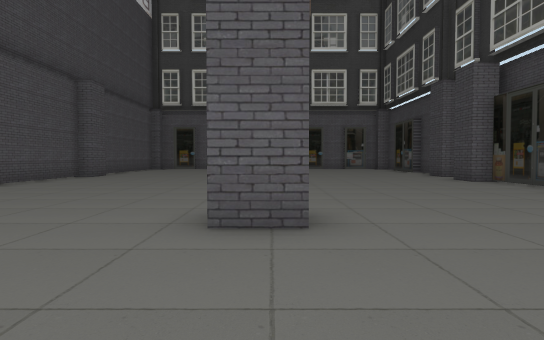
view 1 (above)

15 first-person views from a walk through a Unity game level. The camera is 1.3 m above the floor, tilts 2° down and sees 75° across. The floor is counted in squares, 2 m on a side. Each view is taken from the middle of a square. On the plan, view 1 faces up. The plan holds only what a view shows up to about 10 squares ahead; the rest is blank. The place goes on beyond the plan.

view 2
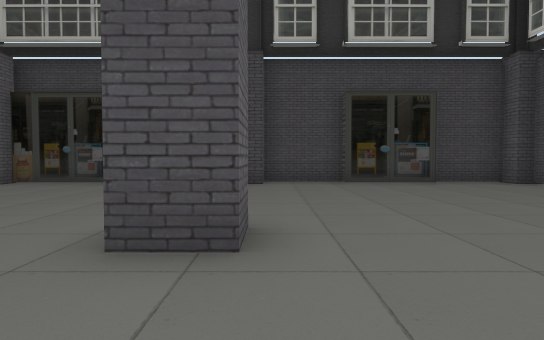

view 3
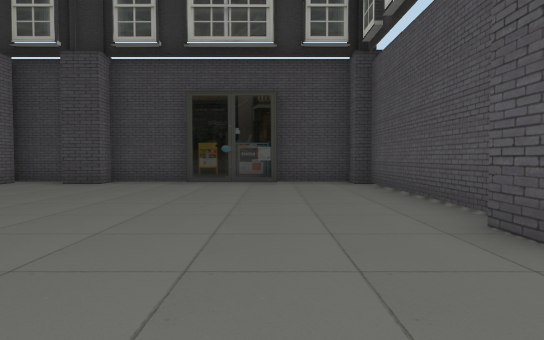

view 4
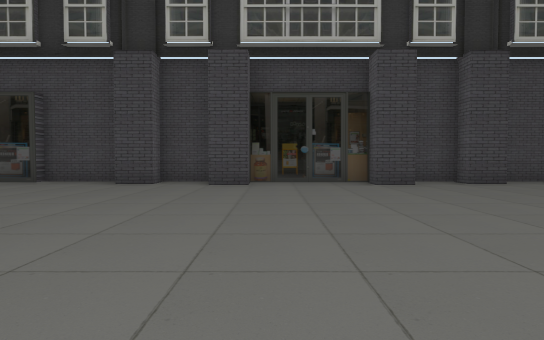

view 5
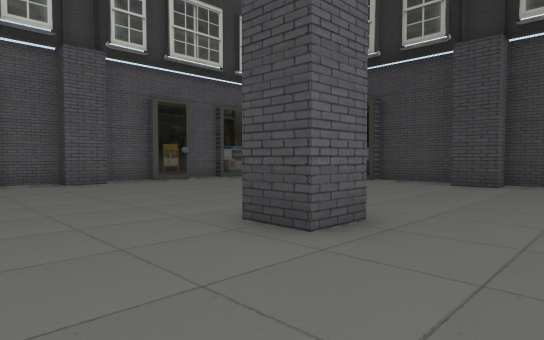

view 6
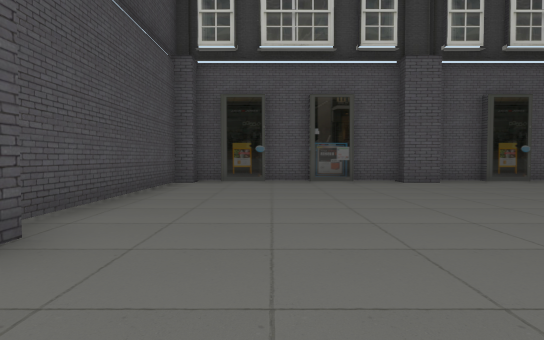

view 7
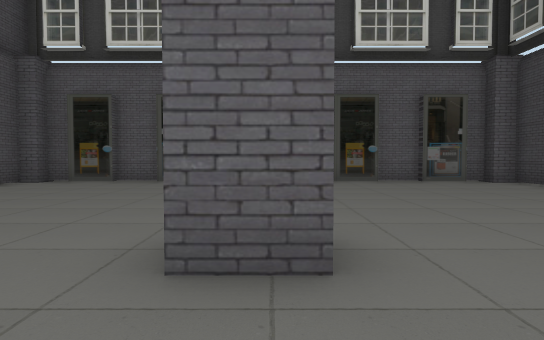

view 8
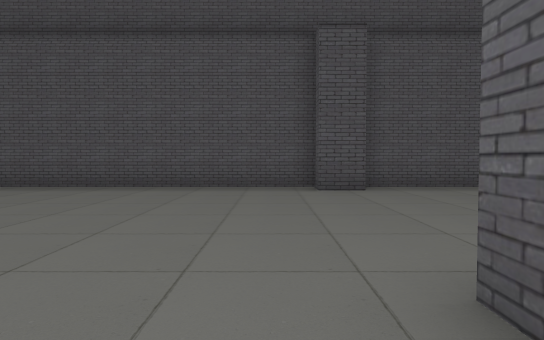

view 9
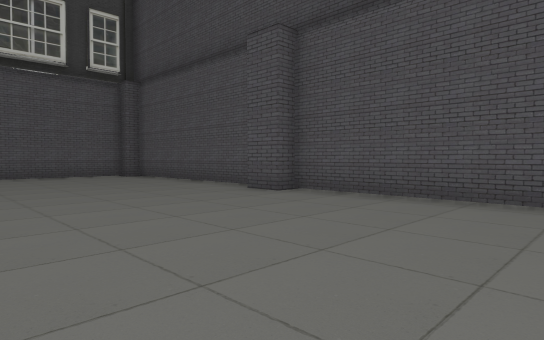

view 10
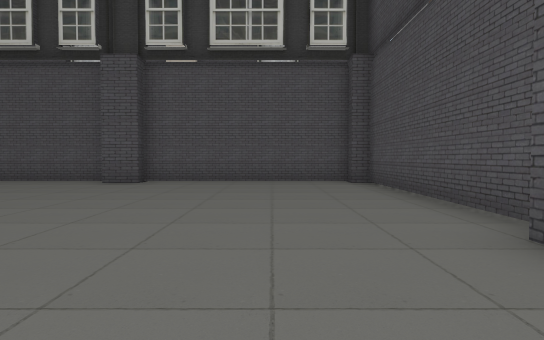

view 11
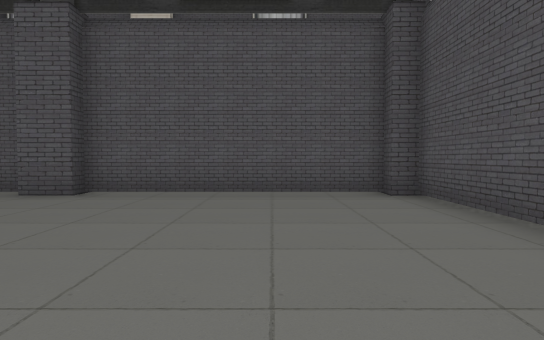

view 12
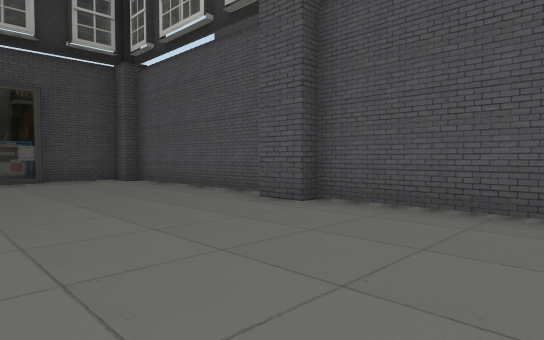

view 13
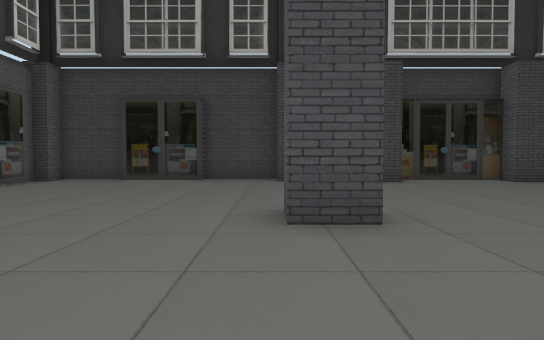

view 14
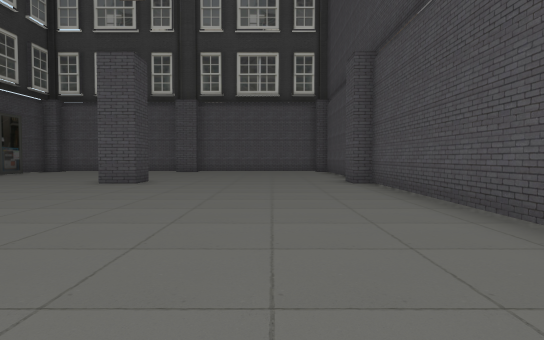

view 15
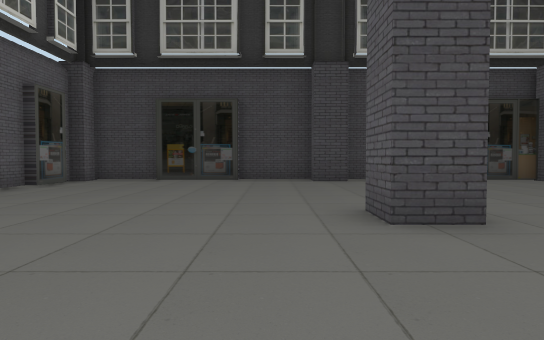

### Floor plan
Points are (right, up) in squares from view 1. A wall is a line through its corners. A room is listed if a view was taken in it or the views show most of it. See-through windows are left out.
Room 1 (views 1, 2, 3, 4, 5, 6, 7, 8, 9, 10, 11, 12, 13, 14, 15)
walls: (0.4, 11.9) (-0.6, 11.9) (-0.6, 12.8) (0.4, 12.8); (0.4, 3.2) (-0.6, 3.2) (-0.6, 4.2) (0.4, 4.2); (5.4, 9.6) (5.4, 10.5); (5.9, 6.5) (5.9, 9.6); (6.3, 10.6) (6.3, 11.9) (5.7, 11.9) (5.7, 12.9); (-6, 12.9) (-6, 11.9) (-6.5, 11.9) (-6.5, 4.2) (-6, 4.2) (-6, 3.1); (6.3, 13) (6.3, 14.9) (5.9, 14.9) (5.9, 17.2); (-6.5, 2.8) (-6.5, -3) (-6, -3) (-6, -3.4) (-0.6, -3.4) (-0.6, -3) (0.4, -3); (6.3, 1.1) (6.3, 3.2) (5.7, 3.2) (5.7, 4.2) (6.3, 4.2) (6.3, 5.6) (5.4, 5.6) (5.4, 6.5); (5.9, -1.2) (5.9, 1.2); (0.4, 19.3) (-0.6, 19.3) (-0.6, 19.5) (-1.9, 19.5); (0.5, -3.4) (5.7, -3.4) (5.7, -3) (6.3, -3) (6.3, -1.1); (-1.8, 19.3) (-3.1, 19.3); (1.6, 19.5) (0.4, 19.5); (2.9, 19.3) (1.6, 19.3); (-3, 19.5) (-4.2, 19.5); (6.3, 18.1) (6.3, 19.3) (5.7, 19.3) (5.7, 19.5) (5.2, 19.5); (-4.1, 19.3) (-5.4, 19.3); (4, 19.5) (2.9, 19.5); (5.1, 19.3) (3.9, 19.3); (-5.4, 19.5) (-6, 19.5) (-6, 19.3) (-6.5, 19.3) (-6.5, 12.9)

Where each view was taken, in squares from view 1:
view 1: 0 up, 0 right, facing up
view 2: 3 up, 3 left, facing right
view 3: 1 down, 3 left, facing right
view 4: 9 up, 3 left, facing right
view 5: 10 up, 3 left, facing up-right
view 6: 10 up, 4 left, facing up
view 7: 10 up, 0 right, facing up
view 8: 11 up, 1 right, facing left
view 9: 9 up, 1 left, facing down-left
view 10: 6 up, 4 left, facing down
view 11: 3 up, 4 left, facing down
view 12: 1 up, 4 left, facing down-right
view 13: 13 up, 4 left, facing right
view 14: 13 up, 4 left, facing down
view 15: 14 up, 4 left, facing right
